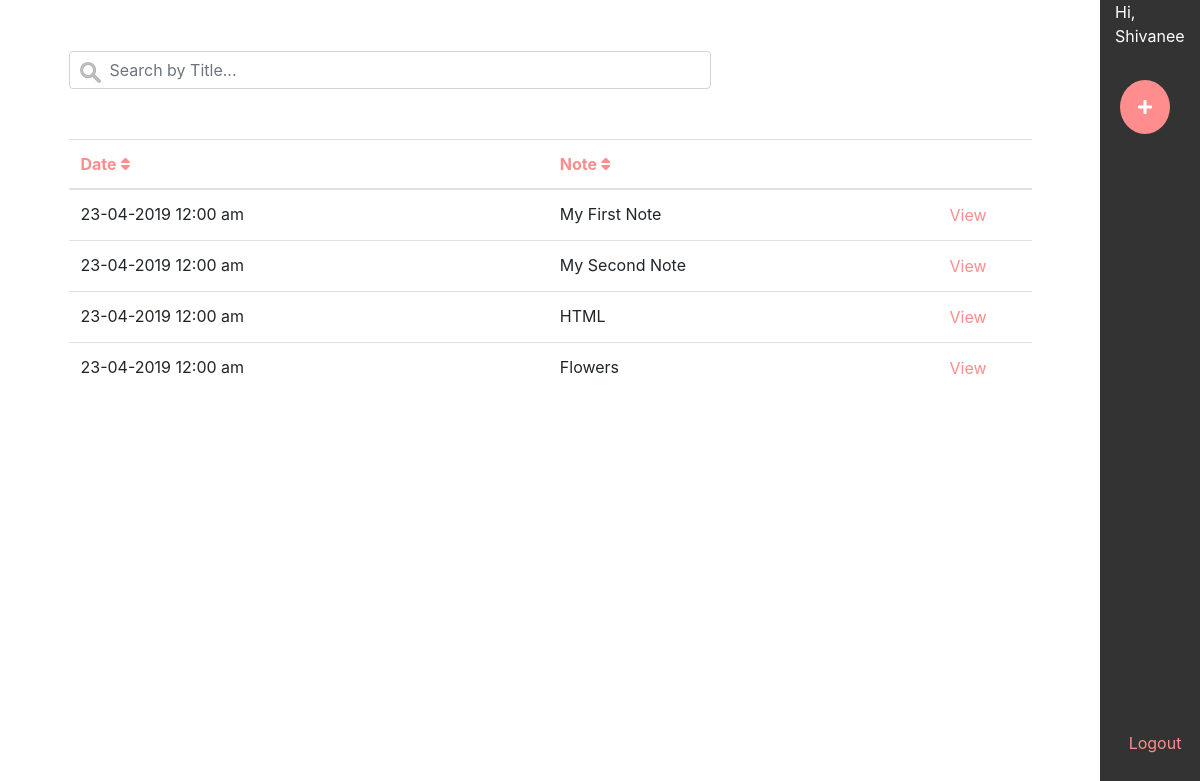
/dashboard.php (signed in), run on an earlier commit of the app's database.
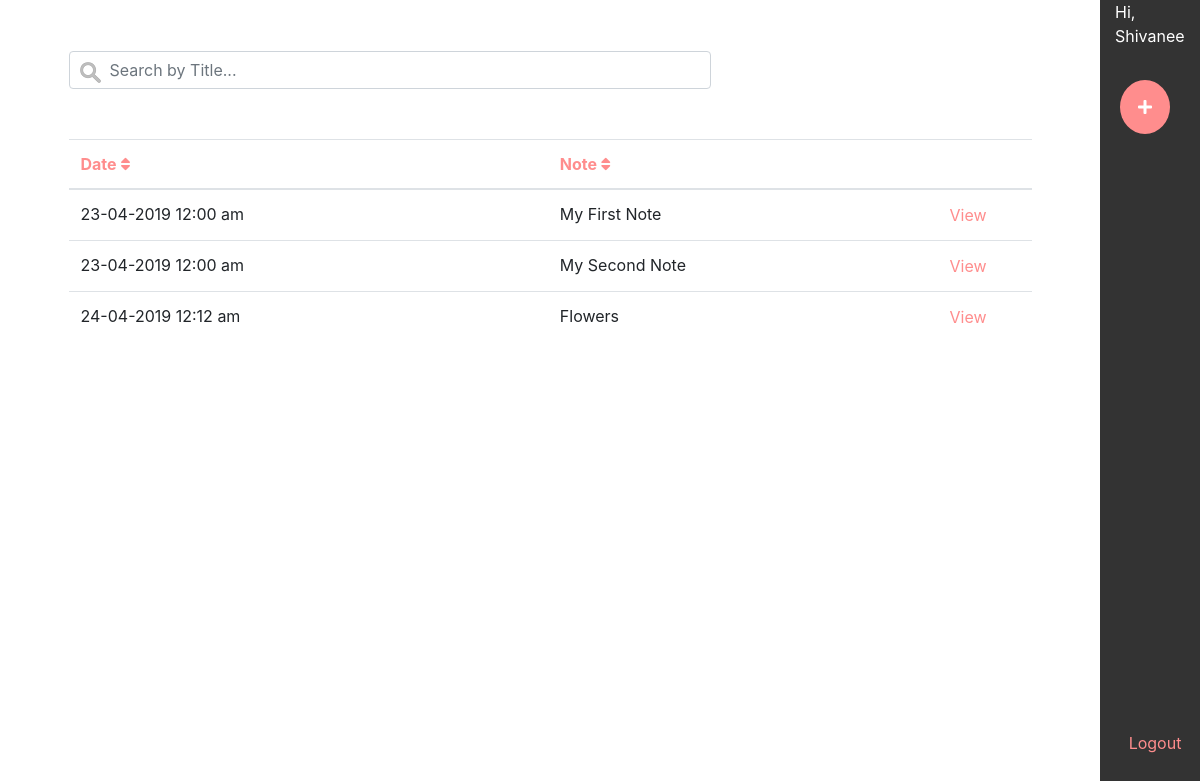
And on a later commit of the database.
### tables this page shows
CREATE TABLE `usernote` (
  `noteID` int(11) NOT NULL,
  `email` varchar(40) NOT NULL,
  `uploadDate` datetime NOT NULL,
  `title` varchar(60) NOT NULL,
  `noteBody` text NOT NULL
);

### dashboard.php (the view, shortened to what this page needs)
<?php
require 'connect.php';
if($_SESSION['status']=='loggedin')
{
	$email = $_SESSION['user_email'];
?>
<!DOCTYPE html>
<html>
<head>
    <link rel="stylesheet" href="https://stackpath.bootstrapcdn.com/bootstrap/4.3.1/css/bootstrap.min.css">
    <link rel="stylesheet" href="https://use.fontawesome.com/releases/v5.8.1/css/all.css">
    <link rel="stylesheet" href="style.css">
</head>
<body class="db">
<div class="left col-md-11">
	<input type="text" id="searchBox" class="form-control header" onkeyup="search()" placeholder="Search by Title...">
	<table class="recentNotes table" id="recentNotes">
	<thead class="thead-pink">
		<tr>
			<th scope="col" onclick="sortTable(0)">Date <i class="fas fa-sort"></i></th>
			<th scope="col" onclick="sortTable(1)">Note <i class="fas fa-sort"></i></th>
			<th scope="col"></th>
		</tr>
	</thead>
	<tbody>
		<?php
		$sqlquery = "SELECT * FROM usernote WHERE email ='".$email."';";
		$res = mysqli_query($conn,$sqlquery);
		$rows = mysqli_num_rows($res);
    	for($i=0;$i<$rows;$i++)
    	{
    		$tablerow = mysqli_fetch_assoc($res);
    		$originalDate = $tablerow['uploadDate'];
			$newDate = date("d-m-Y h:i a", strtotime($originalDate));
			echo '<tr>
					<td>'.$newDate.'</td>
					<td>'.$tablerow["title"].'</td>
					<td width="100"><form action="view.php" method="GET">
						<input type="hidden" name="noteID" value="'.$tablerow["noteID"].'">
						<input type="submit" name="viewBtn" value="View" class="viewBtn">
						</form></td></tr>';
  		}
		?>
	</tbody>
</table>
</div>
<div class="right col-md-1">
	<p>Hi,
   	<?php
		$email=$_SESSION['user_email'];
    	$sql="SELECT FirstName FROM user WHERE Email='".$email."'";
    	$fname = mysqli_query($conn,$sql);
    	while ($row=$fname->fetch_assoc()) {
			echo $row['FirstName'];
  		}
	?>
	</p>
	<a class="newBtn" href="newnote.php"><i class="fas fa-plus"></i></a>
	<a class="logoutBtn" href="logout.php">Logout</a>
</div>
</body>
</html>
<?php
}
else
{
  header("location:index.php");
}
?>

### style.css (style rules this page uses)
.recentNotes { width: 90%; margin-left: 5%; position: relative; top:10%; }
.left { background-color: #ffffff; height: 100vh; margin: 0px; float: left; display: inline; }
.right { background-color: #333333; color: #ffffff; height: 100vh; margin: 0px; float: left; display: inline; }
.db { display: inline; }
.logoutBtn { color: #ff8D8d; bottom: 5%; position: absolute; padding: 5px; width: 80%; text-align: center; }
.header { position: relative; top:5%; width: 50%; margin: auto; clear: both; }
#searchBox { float: left; width: 60%; margin: 1% 5%; background-image: url('images/searchicon.png'); background-position: 10px 10px; background-repeat: no-repeat; padding-left: 40px; }
.newBtn { background-color: #ff8D8d; color: #ffffff; border-radius: 50%; padding: 15%; margin: 0px; position: absolute; top: 10%; width: 50%; text-align: center; margin-left: 5%; }
.thead-pink { border-bottom: 1px solid #ff8D8d; background-color: transparent; color: #ff8D8d; border-top: none; }
.viewBtn { border: none; color: #ff8D8d; background-color: transparent; }

What changed in the data, as far as the page shows it:
removed usernote: uploadDate "23-04-2019 12:00 am", title "HTML"
removed usernote: uploadDate "23-04-2019 12:00 am", title "Flowers"
added usernote: uploadDate "24-04-2019 12:12 am", title "Flowers"
